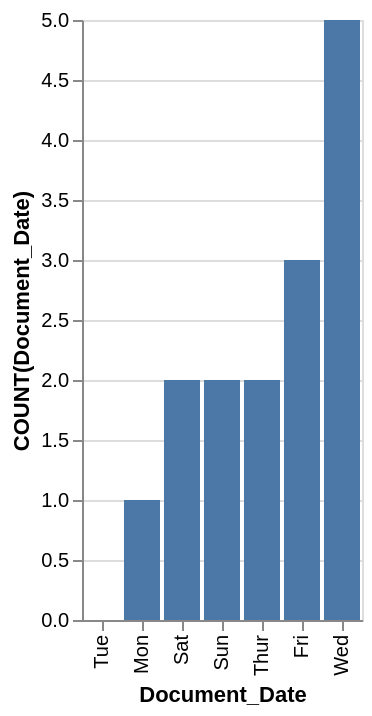

Vega-Lite specification stored for this chart:
### Vega-Lite specification from a JSON file in a GitHub repository (floating-point values rounded to 4 significant figures)
{"data": {"values": [{"x_data": "Tue", "y_data": 0}, {"x_data": "Mon", "y_data": 1}, {"x_data": "Sat", "y_data": 2}, {"x_data": "Sun", "y_data": 2}, {"x_data": "Thur", "y_data": 2}, {"x_data": "Fri", "y_data": 3}, {"x_data": "Wed", "y_data": 5}]}, "mark": "bar", "encoding": {"x": {"field": "x_data", "type": "nominal", "title": "Document_Date", "sort": {"op": "sum", "field": "y_data", "order": "ascending"}}, "y": {"field": "y_data", "type": "quantitative", "title": "COUNT(Document_Date)"}}}
